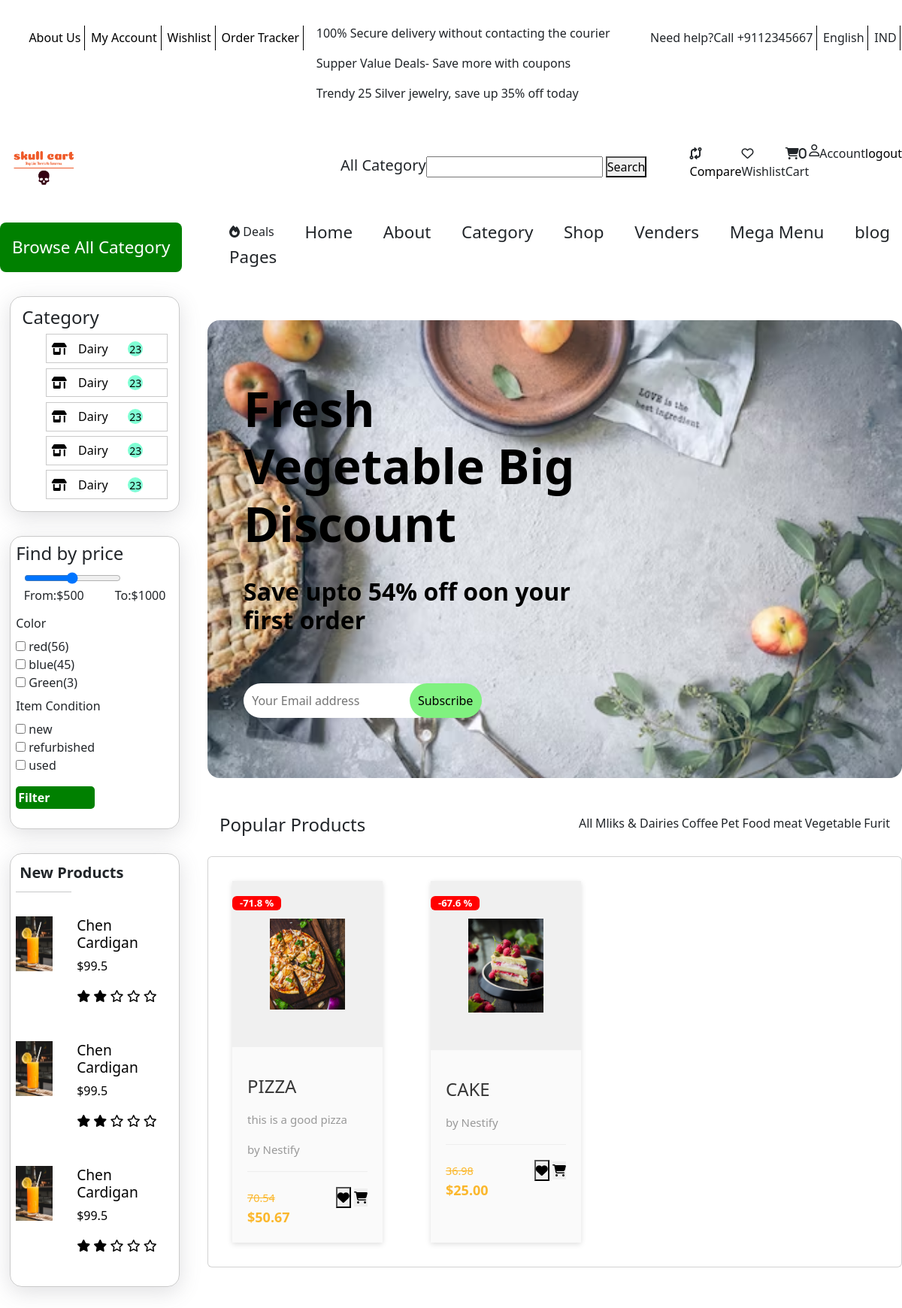
The page / (signed in) on the database its author committed.
### core/models.py (models this page shows, shortened)
class Product(models.Model):
    pid = ShortUUIDField(unique=True, length=10, max_length=30,alphabet="abcdefgh12345")
    user = models.ForeignKey(User , on_delete=models.SET_NULL, null = True)
    category = models.ForeignKey(Category,on_delete=models.SET_NULL, null = True)
    vendor = models.ForeignKey(Vendor,on_delete=models.SET_NULL, null = True,related_name="product")
    title = models.CharField(max_length=100, default="Product")
    image = models.ImageField(upload_to=user_directory_path, default='product.jpg')
    description = RichTextUploadingField(null=True, blank=True, default="this is product")
    price = models.DecimalField(max_digits=99999999, decimal_places=2, default='1.99')
    old_price = models.DecimalField(max_digits=99999999, decimal_places=2, default='2.99')
    specifications = models.TextField(null=True, blank=True, )
    type = models.CharField(max_length=100, default="Organic" ,null = True,blank=True)
    stock_count = models.CharField(max_length=100, default="10",null = True,blank=True)
    life = models.CharField(max_length=100, default="100",null = True,blank=True)
    mfd = models.DateTimeField(auto_now_add=False , null = True,blank=True)
    tags = TaggableManager( blank=True)
    product_status = models.CharField(choices=STATUS,max_length=10,default="in_review")
    status = models.BooleanField(default=True)
    in_stock = models.BooleanField(default=True)
    featured = models.BooleanField(default=False)
    digital = models.BooleanField(default=False)
    sku = ShortUUIDField(unique=True, length=10, max_length=30, prefix="sku" ,alphabet="1234567890")
    date = models.DateTimeField(auto_now_add=True)
    update = models.DateTimeField(null=True, blank=True)
    class Meta:
        verbose_name_plural = "Products"
    def get_percentage(self):
        new_price = (self.price/self.old_price)*100
        return new_price

class Vendor(models.Model):
    vid = ShortUUIDField(unique=True, length=10, max_length=30, prefix='ven',alphabet="abcdefgh12345")
    title = models.CharField(max_length=100, default="Nestify")
    image = models.ImageField(upload_to=user_directory_path, default='vendor.jpg')
    cover_image = models.ImageField(upload_to=user_directory_path, default='vendor.jpg')
    description = RichTextUploadingField(null=True, blank=True, default="I am a amzaing vendor")
    address = models.CharField(max_length=100, default="123 timbaktoo")
    contact = models.CharField(max_length=100, default="+91-5679834245")
    chat_resp_time = models.CharField(max_length=100, default="100")
    shipping_on_time = models.CharField(max_length=100, default='100')
    authenthic_rateing = models.CharField(max_length=100, default='100')
    days_return = models.CharField(max_length=100, default='100')
    warranty_period = models.CharField(max_length=100, default='100')
    user = models.ForeignKey(User , on_delete=models.SET_NULL, null = True)
    date = models.DateTimeField(auto_now_add=True,null=True, blank=True)
    class Meta:
        verbose_name_plural = "Vendors"

### core/views.py (the view)
# urls.py: path("",index, name="index"),
def index(request):
    products = Product.objects.filter(product_status='published', featured="True")
    context= {
        "products":products
    }
    return render(request,'core/index.html',context)

### core/context_processor.py (called while the page is built)
def default(request):
    categories = Category.objects.all()
    vendors = Vendor.objects.all()
    min_max_price = Product.objects.aggregate(Min("price"),Max("price"))
    print(request.user)
    try:
        address = Address.objects.filter(user = request.user.id).first()
    except:
        address = None
    return {
        'categories' : categories,
        'address':address,
        'vendors':vendors,
        'min_max_price':min_max_price,
    }

### userauths/models.py (called while the page is built)
    def __str__(self):
        return self.username

### templates/core/index.html (shortened to what this page needs)
{% extends "partials/base.html" %}
{% load static %}
{% block content %}
    <div class="home">
        <div class="left">
            <div class="category">
                <h4>Category</h4>
                <div>
                    <ul>
                        <li>
                            <a href="#">
                                <i class="fa-solid fa-shop"></i>
                                <span>Dairy</span>
                                <span>23</span>
                            </a>
                        </li>
                        <li>
                            <a href="#">
                                <i class="fa-solid fa-shop"></i>
                                <span>Dairy</span>
                                <span>23</span>
                            </a>
                        </li>
                        <li>
                            <a href="#">
                                <i class="fa-solid fa-shop"></i>
                                <span>Dairy</span>
                                <span>23</span>
                            </a>
                        </li>
                        <li>
                            <a href="#">
                                <i class="fa-solid fa-shop"></i>
                                <span>Dairy</span>
                                <span>23</span>
                            </a>
                        </li>
                        <li>
                            <a href="#">
                                <i class="fa-solid fa-shop"></i>
                                <span>Dairy</span>
                                <span>23</span>
                            </a>
                        </li>
                    </ul>
                </div>
            </div>
            <div class="filter">
                <div>
                    <h4>Find by price</h4>
                    <input type="range" name="" id="">
                    <div>
                        <h6>From:$500</h6>
                        <h6> To:$1000</h6>
                    </div>
                </div>
                <label for="color" class="mar">Color</label>
                <input type="checkbox"> red(56) <br>
                <input type="checkbox"> blue(45) <br>
                <input type="checkbox"> Green(3) <br>
                <label for="condition" class="mar">Item Condition</label>
                <input type="checkbox"> new <br>
                <input type="checkbox"> refurbished <br>
                <input type="checkbox"> used <br>
                <div class="filter-btn">
                    Filter
                </div>
            </div>
            <div class="new-p">
                <h4>New Products</h4>
                <hr>
                <a href="#">
                    <div>
                        <div>
                            <img src="{% static 'assest/orange-juice.avif' %}" alt="">
                        </div>
                        <div>
                            <h6>Chen Cardigan</h6>
                            <p>$99.5</p>
                            <span>
                                <i class="fa-solid fa-star"></i>
                                <i class="fa-solid fa-star"></i>
                                <i class="fa-regular fa-star"></i>
                                <i class="fa-regular fa-star"></i>
                                <i class="fa-regular fa-star"></i>
                            </span>
                        </div>
                    </div>
                </a>
                <a href="#">
                    <div>
                        <div>
                            <img src="{% static 'assest/orange-juice.avif' %}" alt="">
                        </div>
                        <div>
                            <h6>Chen Cardigan</h6>
                            <p>$99.5</p>
                            <span>
                                <i class="fa-solid fa-star"></i>
                                <i class="fa-solid fa-star"></i>
                                <i class="fa-regular fa-star"></i>
                                <i class="fa-regular fa-star"></i>
                                <i class="fa-regular fa-star"></i>
                            </span>
                        </div>
                    </div>
                </a>
                <a href="#">
                    <div>
                        <div>
                            <img src="{% static 'assest/orange-juice.avif' %}" alt="">
                        </div>
                        <div>
                            <h6>Chen Cardigan</h6>
                            <p>$99.5</p>
                            <span>
                                <i class="fa-solid fa-star"></i>
                                <i class="fa-solid fa-star"></i>
                                <i class="fa-regular fa-star"></i>
                                <i class="fa-regular fa-star"></i>
                                <i class="fa-regular fa-star"></i>
                            </span>
                        </div>
                    </div>
                </a>
            </div>
        </div>
        <div class="right">
            <div class="banner"  >
                <div>
                    <h4>Fresh Vegetable Big Discount</h4>
                    <h6>Save upto 54% off oon your first order</h6>
                    <input type="text" placeholder="Your Email address">
                    <button type="submit">Subscribe</button>
                </div>
            </div>
            <nav class="nav-home">
                <h4>Popular Products</h4>
                <div>
                    <ul>
                        <li>All</li>
                        <li>Mliks & Dairies</li>
                        <li>Coffee</li>
                        <li>Pet Food</li>
                        <li>meat</li>
                        <li>Vegetable</li>
                        <li>Furit</li>
                    </ul>
                </div>
            </nav>
            <div class="card">
                {% for product in products %}
                    <div class="product-card">
                        <div class="badge">-{{ product.get_percentage|floatformat }} %</div>
                        <div class="product-tumb">
                            <img src="{{ product.image.url }}" alt="{{ product.title }}">
                        </div>
                        <div class="product-details">
                            <h4><a href="{% url 'core:product_detail' product.pid %}">{{ product.title }}</a></h4>
                            <p>{{ product.description }}</p>
                            <p>by {{ product.vendor.title }}</p>
                            <div class="product-bottom-details">
                                <div class="product-price"><small>{{ product.old_price }}</small > <span>$</span><span class="current-product-price-{{ product.id }}">{{ product.price }}</span></div>
                                <div class="product-links add-cart">
                                    <button ><i class="fa fa-heart"></i></button>
                                    <button type="submit" class="add add-to-cart-btn" data-index="{{ product.id }}" id="add-to-cart-btn" style="border: none;"><i class="fa fa-shopping-cart"></i></button>
                                </div>
                            </div>
                        </div>
                    </div>
                {% endfor %}
            </div>
        </div>
    </div>
{% endblock %}

### static/css/header.css (style rules this page uses)
* { padding: 0; margin: 0; box-sizing: border-box; }
body { max-width: 1400px; margin: auto; }
a { color: black; text-decoration: none; }

### rows shown on the page
Product: get_percentage "71.8", image (picture), title "PIZZA", description "this is a good pizza", vendor "Nestify", old_price "70.54", price "50.67"
Product: get_percentage "67.6", image (picture), title "CAKE", vendor "Nestify", old_price "36.98", price "25.00"

### other values the page prints
{{ request.session.cart_data_obj|length }} "0"
